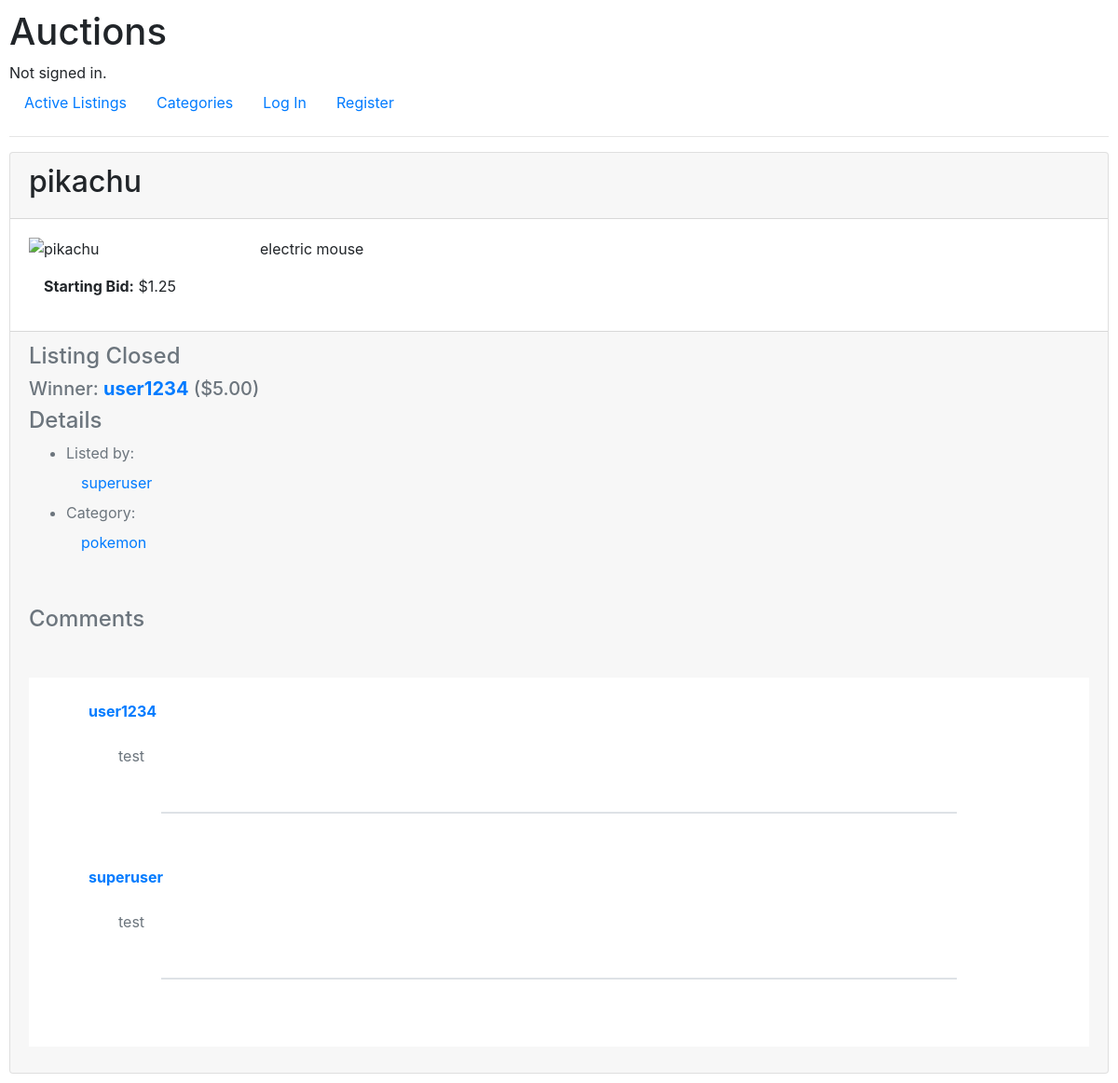
The app's page /listing/1/ with its own data.
### auctions/models.py (models this page shows, shortened)
class Listing(models.Model):
    user = models.ForeignKey(User, on_delete=models.CASCADE, blank=True, null=True, related_name="user")
    title = models.CharField(max_length=50)
    info = models.CharField(max_length=1000)
    imageURL = models.URLField()
    price = models.DecimalField(max_digits=12, decimal_places=2)
    active = models.BooleanField(default=True)
    category = models.ForeignKey(Category, on_delete=models.CASCADE, blank=True, null=True, related_name="category")
    watchList = models.ManyToManyField(User, blank=True, related_name="watchlist")
    winner = models.CharField(max_length=50, default="None")

class Bid(models.Model):
    bidder = models.ForeignKey(User, on_delete=models.CASCADE, blank=True, null=True, related_name="bidder")
    bid = models.DecimalField(default=0, max_digits=12, decimal_places=2)
    auction = models.ForeignKey(Listing, on_delete=models.CASCADE, blank=True, null=True, related_name="auction")

class User(AbstractUser):
    pass

class Category(models.Model):
    categoryName = models.CharField(max_length=50)
    def __str__(self) -> str:
        return self.categoryName

class Comment(models.Model):
    commenter = models.ForeignKey(User, on_delete=models.CASCADE, blank=True, null=True, related_name="commenter")
    listing = models.ForeignKey(Listing, on_delete=models.CASCADE, blank=True, null=True, related_name="listing")
    comment = models.CharField(max_length=500)

### auctions/views.py (the view)
# urls.py: path("listing/<int:id>/", views.listing, name="listing"),
def listing(request, id):
    listingInfo = Listing.objects.get(pk=id)
    comments = Comment.objects.filter(listing=listingInfo)
    bids = Bid.objects.filter(auction=id).order_by('-bid')
    return render(request, "auctions/listing.html", {
        "listing" : listingInfo,
        "comments" : comments,
        "bids" : bids
    })

### auctions/templates/auctions/listing.html (shortened to what this page needs)
{% extends "auctions/layout.html" %}
{% block body %}
    <div class="card">
        <div class="card-header">
            <h2>{{ listing.title }}</h2>
        </div>
        <div id="listing-card-body" class="card-body">
            <div class="d-flex">
                <img src={{ listing.imageURL }} loading="lazy" alt={{ listing.title }}>
                <p class="card-text mx-5">{{ listing.info }}</p>
            </div>
            <p class="m-3"><strong>Starting Bid:</strong> ${{ listing.price }}</p>
        </div>
        <div class="card-footer text-muted">
            {% if listing.winner != "None"%}
                <h4>Listing Closed</h4>
                {% for bid in bids %}
                    {% if forloop.counter == 1 %}
                        <h5>Winner: <a href="{% url 'auctions:user' uid=bid.bidder.id %}"><strong>{{ listing.winner }}</strong></a> (${{ bid.bid }})</h5>
                    {% endif %}
                {% endfor %}
            {% endif %}
            <h4>Details</h4>
            <ul>
                <li class="nav-item">Listed by: <a class="nav-link" href="{% url 'auctions:user' uid=listing.user.id %}">{{ listing.user }}</a></li>
                <li class="nav-item">Category: <a class="nav-link" href="{% url 'auctions:category' cat=listing.category %}">{{ listing.category }}</a></li>
            </ul>
            <div class="mt-5">
                <h4 class="my-3">Comments</h4>
                <div class="bg-white pt-3 pb-4 mt-5 mb-3">
                    {% if comments %}
                        {% for comment in comments %}
                            <form class="ml-5 w-75" action="{% url 'auctions:comment' lstng_id=listing.id %}" method="POST">
                                <div>
                                    <p name="author"><a class="nav-link" href="{% url 'auctions:user' uid=comment.commenter.id %}"><strong>{{ comment.commenter }}</strong></a></p>
                                    <p class="ml-5" name="comment">{{ comment.comment }}</p>
                                </div>
                            </form>
                            <div class="d-flex justify-center my-5">
                                <div class="border border-grey w-75 mx-auto"></div>
                            </div>
                        {% endfor %}
                    {% else %}
                        <p class="ml-3">No Comments</p>
                    {% endif %}
                </div>
            </div>
        </div>
    </div>
{% endblock %}

### auctions/static/auctions/styles.css (style rules this page uses)
body { padding: 10px; }
li, a { width: fit-content; }
img { max-width: 400px; min-width: 200px; }

### records on screen
Listing: title "pikachu", info "electric mouse", price "1.25", winner "user1234", user "superuser", category "pokemon"
Bid: bid "5.00"
Comment: commenter "user1234", comment "test"
Comment: commenter "superuser", comment "test"
